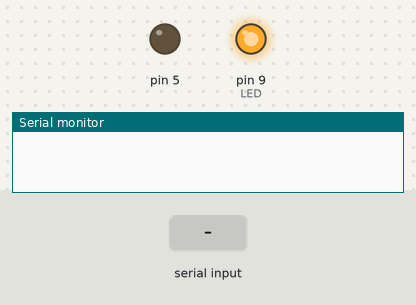
Recording of a sketch running on a simulated Arduino Uno, built with avr-gcc and run on an emulated ATmega328P. Shown: output pins drawn as LEDs (lit = HIGH), the last lines printed to the serial monitor. The inputs (shaded band) are chosen by the test bench. Storage starts empty.

Above: at 0.1 s.
At 5.4 s:
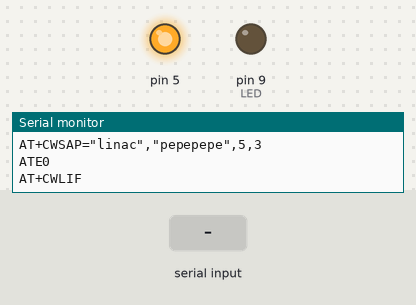
5.5 s: "1" received over Serial
At 6.52 s:
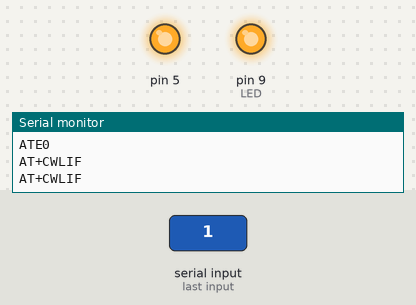
Timing chart, 0 to 8.5 s (numbered marks = the images above; inputs shaded):
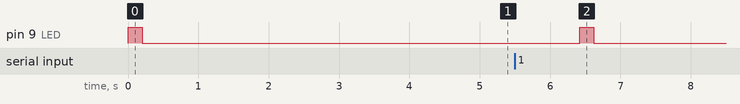

The sketch:

android_arduino_8266.ino
```cpp
#include <SPI.h>
#include "SdFat.h"

//#include <SoftwareSerial.h>

//SoftwareSerial mySerial(3,4); // RX, TX

// SD chip select pin
const uint8_t chipSelect = 10;
// file system
SdFat SD;
// test file
SdFile file;

#define LED             9
#define PULSADOR1       2

byte val1;
char str3[] = "archivo.txt";
unsigned long previousMillis = 0;

boolean enviar = false;

int cuenta = 0;
byte inByte;

char pass1[]="pepepepe";
char pass2[]="titotito";
char pass3[]="juanjuan";

void setup() {
  Serial.begin(115200);

  //mySerial.begin(57600);

  pinMode(LED,OUTPUT);
  pinMode(5, OUTPUT);
  pinMode(PULSADOR1,INPUT_PULLUP );

  digitalWrite(LED,HIGH);
  delay(200);
  digitalWrite(LED,LOW);

  digitalWrite(5,HIGH);
  delay(2);
  if (!SD.begin(chipSelect, SD_SCK_MHZ(50))) {
     digitalWrite(LED,HIGH);
  }

  //mySerial.println(F("Encendido"));

  // establecer seteos del módulo
  Serial.println(F("AT+CWMODE=3"));
  delay(500);
  Serial.println(F("AT+CWDHCP=2,1"));
  delay(500);
  Serial.println(F("AT+CIPMUX=1"));
  delay(500);

  Serial.print(F("AT+CWSAP="));
  Serial.write(34);
  Serial.print(F("linac"));
  Serial.write(34);    //comilla
  Serial.write(44);   //coma
  Serial.write(34);    //comilla

  Serial.print(pass1);        // esta es una de las contraseñas (MÍNIMO 8 CARACTERES!!!!), declaradas al principio
  Serial.write(34);    //comilla
  Serial.write(44);   //coma
  Serial.println(F("5,3"));
  delay(2000);

  Serial.println(F("ATE0"));
  delay(500);


  // para probar consumo en modo deep-sleep
  // Serial.println(F("AT+GSLP=10000"));


//while(1)
//  {
//    Serial.println(F("AT+CWLIF"));
//    delay(2000);
//  }

}

void loop() {
byte datito;


  // preguntar periódicamente si hay algún dispositivo conectado al esp8266 como access point
  Serial.println(F("AT+CWLIF"));
  delay(100);
  while (Serial.available() > 0)
  //if (Serial.available() > 0)
  {
   inByte = Serial.read();
   if (inByte == '1') {           // "1" por la IP del celular (que arranca en 192)
      digitalWrite(LED,HIGH);
      delay(200);
      digitalWrite(LED,LOW);

      enviar = true;
      break;
   }
  }

//  val1 = digitalRead(2);
//  if (val1 == LOW) {


  if (enviar == true ){

      delay(6000);          // retardo largo para poder arrancar el servidor FTP en el celular

      enviar = false;
      Serial.println(F("ATE1"));
      delay(500);
      Serial.println(F("AT+CIPSERVER=1,1027"));
      delay(500);
      Serial.print(F("AT+CIPSTART=4,"));
      Serial.write(34);
      Serial.print(F("TCP"));
      Serial.write(34);
      Serial.print(F(","));
      Serial.write(34);
      Serial.print(F("192.168.4.2"));
      Serial.write(34);
      Serial.println(F(",9090"));
      delay(5000);
      Serial.println(F("AT+CIPSEND=4,11"));
      delay(1500);
      Serial.println(F("USER user"));
      delay(800);
      Serial.println(F("AT+CIPSEND=4,11"));
      delay(800);
      Serial.println(F("PASS pass"));
      delay(800);
      Serial.println(F("AT+CIPSEND=4,22"));
      delay(800);
      Serial.println(F("PORT 192,168,4,1,4,3"));
      //Serial.println("");
      delay(4000);
      Serial.println(F("AT+CIPSEND=4,19"));
      delay(2000);
      Serial.print(F("STOR "));
      Serial.print(F("archivo.txt"));
      Serial.write(13);
      Serial.write(10);
      Serial.write(13);
      Serial.write(10);

      delay(1000);

      File file;
      file.open(str3, O_READ);
      Serial.print(F("AT+CIPSEND=0,"));
      //Serial.println(F("AT+CIPSEND=0,2048"));
      //enviar tamaño archivo como ASCII, termina con CRLF
      Serial.println(file.size());

      //delay(3000);
      delay(2000);

      // enviar archivo, en paquetes de 2048 bytes por exigencias del ESP8266, con esperas de 20 ms entre paquete y paquete
      while (file.available()) {                      // mientras no se haya llegado al final
          datito = file.read();
          Serial.write(datito);
//          cuenta = cuenta + 1;
//          if (cuenta == 2047){
//             cuenta = 0;
//             //delay(20);
//             Serial.println(F("AT+CIPSEND=0,2048"));
//             delay(1000);
//          }
      }

      // cerrar todo
      file.close();

      delay(500);
      Serial.println(F("AT+CIPCLOSE=0"));
      delay(500);
      Serial.println(F("AT+CIPCLOSE=4"));
      delay(500);
      while(1){
        digitalWrite(LED,HIGH);
        delay(100);
        digitalWrite(LED,LOW);
        delay(400);
      }
  }
  delay(2000);
}
```

Measured:
- after the input at 5.5 s, pin 9 (LED): LOW → HIGH after 0.92 s, → LOW 0.20 s later
